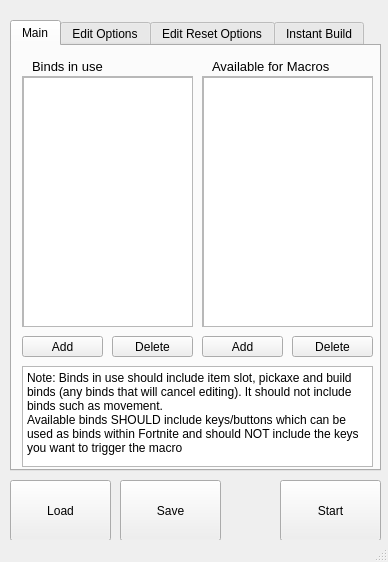
<?xml version="1.0" encoding="UTF-8"?>
<ui version="4.0">
 <class>MainWindow</class>
 <widget class="QMainWindow" name="MainWindow">
  <property name="geometry">
   <rect>
    <x>0</x>
    <y>0</y>
    <width>388</width>
    <height>562</height>
   </rect>
  </property>
  <property name="windowTitle">
   <string>MainWindow</string>
  </property>
  <widget class="QWidget" name="centralwidget">
   <widget class="QPushButton" name="loadButton">
    <property name="geometry">
     <rect>
      <x>10</x>
      <y>480</y>
      <width>101</width>
      <height>61</height>
     </rect>
    </property>
    <property name="text">
     <string>Load</string>
    </property>
   </widget>
   <widget class="QPushButton" name="saveButton">
    <property name="geometry">
     <rect>
      <x>120</x>
      <y>480</y>
      <width>101</width>
      <height>61</height>
     </rect>
    </property>
    <property name="text">
     <string>Save</string>
    </property>
   </widget>
   <widget class="QTabWidget" name="tabWidget">
    <property name="enabled">
     <bool>true</bool>
    </property>
    <property name="geometry">
     <rect>
      <x>10</x>
      <y>20</y>
      <width>371</width>
      <height>451</height>
     </rect>
    </property>
    <property name="currentIndex">
     <number>0</number>
    </property>
    <widget class="QWidget" name="mainTab">
     <attribute name="title">
      <string>Main</string>
     </attribute>
     <widget class="QPushButton" name="addBindInUse">
      <property name="geometry">
       <rect>
        <x>10</x>
        <y>290</y>
        <width>81</width>
        <height>21</height>
       </rect>
      </property>
      <property name="text">
       <string>Add</string>
      </property>
     </widget>
     <widget class="QPushButton" name="deleteItemInUse">
      <property name="geometry">
       <rect>
        <x>100</x>
        <y>290</y>
        <width>81</width>
        <height>21</height>
       </rect>
      </property>
      <property name="text">
       <string>Delete</string>
      </property>
     </widget>
     <widget class="QPushButton" name="addAvailableKeys">
      <property name="geometry">
       <rect>
        <x>190</x>
        <y>290</y>
        <width>81</width>
        <height>21</height>
       </rect>
      </property>
      <property name="text">
       <string>Add</string>
      </property>
     </widget>
     <widget class="QPushButton" name="deleteAvailableKeys">
      <property name="geometry">
       <rect>
        <x>280</x>
        <y>290</y>
        <width>81</width>
        <height>21</height>
       </rect>
      </property>
      <property name="text">
       <string>Delete</string>
      </property>
     </widget>
     <widget class="QScrollArea" name="scrollArea">
      <property name="geometry">
       <rect>
        <x>10</x>
        <y>30</y>
        <width>171</width>
        <height>251</height>
       </rect>
      </property>
      <property name="widgetResizable">
       <bool>true</bool>
      </property>
      <widget class="QWidget" name="scrollAreaWidgetContents">
       <property name="geometry">
        <rect>
         <x>0</x>
         <y>0</y>
         <width>169</width>
         <height>249</height>
        </rect>
       </property>
       <widget class="QColumnView" name="bindsInUseCol">
        <property name="geometry">
         <rect>
          <x>0</x>
          <y>0</y>
          <width>171</width>
          <height>501</height>
         </rect>
        </property>
       </widget>
      </widget>
     </widget>
     <widget class="QScrollArea" name="scrollArea_2">
      <property name="geometry">
       <rect>
        <x>190</x>
        <y>30</y>
        <width>171</width>
        <height>251</height>
       </rect>
      </property>
      <property name="widgetResizable">
       <bool>true</bool>
      </property>
      <widget class="QWidget" name="scrollAreaWidgetContents_2">
       <property name="geometry">
        <rect>
         <x>0</x>
         <y>0</y>
         <width>169</width>
         <height>249</height>
        </rect>
       </property>
       <widget class="QColumnView" name="availKeysCol">
        <property name="geometry">
         <rect>
          <x>0</x>
          <y>0</y>
          <width>171</width>
          <height>501</height>
         </rect>
        </property>
       </widget>
      </widget>
     </widget>
     <widget class="QLabel" name="label_17">
      <property name="geometry">
       <rect>
        <x>20</x>
        <y>10</y>
        <width>71</width>
        <height>21</height>
       </rect>
      </property>
      <property name="font">
       <font>
        <pointsize>10</pointsize>
       </font>
      </property>
      <property name="text">
       <string>Binds in use</string>
      </property>
     </widget>
     <widget class="QLabel" name="label_18">
      <property name="geometry">
       <rect>
        <x>200</x>
        <y>10</y>
        <width>121</width>
        <height>21</height>
       </rect>
      </property>
      <property name="font">
       <font>
        <pointsize>10</pointsize>
       </font>
      </property>
      <property name="text">
       <string>Available for Macros</string>
      </property>
     </widget>
     <widget class="QTextBrowser" name="textBrowser">
      <property name="geometry">
       <rect>
        <x>10</x>
        <y>320</y>
        <width>351</width>
        <height>101</height>
       </rect>
      </property>
      <property name="font">
       <font>
        <pointsize>1</pointsize>
       </font>
      </property>
      <property name="autoFillBackground">
       <bool>false</bool>
      </property>
      <property name="tabChangesFocus">
       <bool>false</bool>
      </property>
      <property name="html">
       <string>&lt;!DOCTYPE HTML PUBLIC &quot;-//W3C//DTD HTML 4.0//EN&quot; &quot;http://www.w3.org/TR/REC-html40/strict.dtd&quot;&gt;
&lt;html&gt;&lt;head&gt;&lt;meta name=&quot;qrichtext&quot; content=&quot;1&quot; /&gt;&lt;style type=&quot;text/css&quot;&gt;
p, li { white-space: pre-wrap; }
&lt;/style&gt;&lt;/head&gt;&lt;body style=&quot; font-family:'MS Shell Dlg 2'; font-size:1pt; font-weight:400; font-style:normal;&quot;&gt;
&lt;p style=&quot; margin-top:0px; margin-bottom:0px; margin-left:0px; margin-right:0px; -qt-block-indent:0; text-indent:0px;&quot;&gt;&lt;span style=&quot; font-size:9pt;&quot;&gt;Note: Binds in use should include item slot, pickaxe and build binds (any binds that will cancel editing). It should not include binds such as movement. &lt;br /&gt;Available binds SHOULD include keys/buttons which can be used as binds within Fortnite and should NOT include the keys you want to trigger the macro&lt;/span&gt;&lt;/p&gt;&lt;/body&gt;&lt;/html&gt;</string>
      </property>
     </widget>
    </widget>
    <widget class="QWidget" name="editTab">
     <attribute name="title">
      <string>Edit Options</string>
     </attribute>
     <widget class="QGroupBox" name="groupBox">
      <property name="geometry">
       <rect>
        <x>10</x>
        <y>10</y>
        <width>171</width>
        <height>361</height>
       </rect>
      </property>
      <property name="title">
       <string>Edit Modes</string>
      </property>
      <widget class="QComboBox" name="editAlias2Combo">
       <property name="enabled">
        <bool>true</bool>
       </property>
       <property name="geometry">
        <rect>
         <x>10</x>
         <y>160</y>
         <width>91</width>
         <height>22</height>
        </rect>
       </property>
       <property name="editable">
        <bool>false</bool>
       </property>
      </widget>
      <widget class="QLabel" name="label">
       <property name="geometry">
        <rect>
         <x>10</x>
         <y>90</y>
         <width>61</width>
         <height>16</height>
        </rect>
       </property>
       <property name="text">
        <string>Edit Alias 1:</string>
       </property>
      </widget>
      <widget class="QLabel" name="label_2">
       <property name="geometry">
        <rect>
         <x>10</x>
         <y>140</y>
         <width>61</width>
         <height>16</height>
        </rect>
       </property>
       <property name="text">
        <string>Edit Alias 2:</string>
       </property>
      </widget>
      <widget class="QLabel" name="label_10">
       <property name="geometry">
        <rect>
         <x>10</x>
         <y>190</y>
         <width>91</width>
         <height>16</height>
        </rect>
       </property>
       <property name="text">
        <string>Edit Trigger:</string>
       </property>
      </widget>
      <widget class="QComboBox" name="editTriggerCombo">
       <property name="enabled">
        <bool>true</bool>
       </property>
       <property name="geometry">
        <rect>
         <x>10</x>
         <y>210</y>
         <width>91</width>
         <height>22</height>
        </rect>
       </property>
      </widget>
      <widget class="QRadioButton" name="holdRadio">
       <property name="geometry">
        <rect>
         <x>10</x>
         <y>20</y>
         <width>81</width>
         <height>17</height>
        </rect>
       </property>
       <property name="text">
        <string>Hold to Edit</string>
       </property>
      </widget>
      <widget class="QRadioButton" name="autoRadio">
       <property name="geometry">
        <rect>
         <x>10</x>
         <y>40</y>
         <width>111</width>
         <height>17</height>
        </rect>
       </property>
       <property name="text">
        <string>Auto Confirm Edit</string>
       </property>
      </widget>
      <widget class="QRadioButton" name="disableRadio">
       <property name="geometry">
        <rect>
         <x>10</x>
         <y>60</y>
         <width>151</width>
         <height>17</height>
        </rect>
       </property>
       <property name="text">
        <string>None (disabe edit modes)</string>
       </property>
      </widget>
      <widget class="QComboBox" name="editAlias1Combo">
       <property name="geometry">
        <rect>
         <x>10</x>
         <y>110</y>
         <width>91</width>
         <height>22</height>
        </rect>
       </property>
      </widget>
     </widget>
     <widget class="QGroupBox" name="groupBox_4">
      <property name="geometry">
       <rect>
        <x>190</x>
        <y>10</y>
        <width>171</width>
        <height>361</height>
       </rect>
      </property>
      <property name="title">
       <string>Other Options</string>
      </property>
      <widget class="QComboBox" name="pickAliasCombo">
       <property name="geometry">
        <rect>
         <x>10</x>
         <y>130</y>
         <width>91</width>
         <height>22</height>
        </rect>
       </property>
      </widget>
      <widget class="QComboBox" name="togglePickAliasCombo">
       <property name="geometry">
        <rect>
         <x>10</x>
         <y>80</y>
         <width>91</width>
         <height>22</height>
        </rect>
       </property>
      </widget>
      <widget class="QLabel" name="label_4">
       <property name="geometry">
        <rect>
         <x>10</x>
         <y>110</y>
         <width>121</width>
         <height>16</height>
        </rect>
       </property>
       <property name="text">
        <string>Pickaxe Alias:</string>
       </property>
      </widget>
      <widget class="QLabel" name="label_3">
       <property name="geometry">
        <rect>
         <x>10</x>
         <y>60</y>
         <width>111</width>
         <height>16</height>
        </rect>
       </property>
       <property name="text">
        <string>Toggle Pickaxe Alias:</string>
       </property>
      </widget>
      <widget class="QCheckBox" name="togglePickCheck">
       <property name="geometry">
        <rect>
         <x>10</x>
         <y>40</y>
         <width>151</width>
         <height>17</height>
        </rect>
       </property>
       <property name="text">
        <string>Toggle Pickaxe After Edit</string>
       </property>
      </widget>
      <widget class="QCheckBox" name="switchPickCheck">
       <property name="geometry">
        <rect>
         <x>10</x>
         <y>20</y>
         <width>161</width>
         <height>17</height>
        </rect>
       </property>
       <property name="text">
        <string>Switch to Pickaxe Before Edit</string>
       </property>
      </widget>
      <widget class="QCheckBox" name="autoSelectCheck">
       <property name="geometry">
        <rect>
         <x>10</x>
         <y>170</y>
         <width>141</width>
         <height>21</height>
        </rect>
       </property>
       <property name="text">
        <string>Auto Select Edit</string>
       </property>
      </widget>
      <widget class="QLabel" name="label_20">
       <property name="geometry">
        <rect>
         <x>20</x>
         <y>190</y>
         <width>141</width>
         <height>61</height>
        </rect>
       </property>
       <property name="text">
        <string>Note: Assumes LMB bound as &quot;Select Edit&quot;. Produces &quot;no click&quot; edits when combined with &quot;Hold to Edit&quot;</string>
       </property>
       <property name="wordWrap">
        <bool>true</bool>
       </property>
      </widget>
     </widget>
    </widget>
    <widget class="QWidget" name="resetTab">
     <attribute name="title">
      <string>Edit Reset Options</string>
     </attribute>
     <widget class="QGroupBox" name="groupBox_3">
      <property name="geometry">
       <rect>
        <x>10</x>
        <y>10</y>
        <width>341</width>
        <height>181</height>
       </rect>
      </property>
      <property name="title">
       <string>Single Tap Edit Reset</string>
      </property>
      <widget class="QCheckBox" name="singleResetCheck">
       <property name="geometry">
        <rect>
         <x>10</x>
         <y>20</y>
         <width>70</width>
         <height>17</height>
        </rect>
       </property>
       <property name="text">
        <string>Enable</string>
       </property>
      </widget>
      <widget class="QComboBox" name="resetTrigger">
       <property name="geometry">
        <rect>
         <x>10</x>
         <y>70</y>
         <width>91</width>
         <height>22</height>
        </rect>
       </property>
      </widget>
      <widget class="QComboBox" name="resetAlias">
       <property name="geometry">
        <rect>
         <x>160</x>
         <y>70</y>
         <width>91</width>
         <height>22</height>
        </rect>
       </property>
      </widget>
      <widget class="QLabel" name="label_15">
       <property name="geometry">
        <rect>
         <x>10</x>
         <y>50</y>
         <width>101</width>
         <height>16</height>
        </rect>
       </property>
       <property name="text">
        <string>Reset Edit Trigger:</string>
       </property>
      </widget>
      <widget class="QLabel" name="label_16">
       <property name="geometry">
        <rect>
         <x>160</x>
         <y>50</y>
         <width>51</width>
         <height>16</height>
        </rect>
       </property>
       <property name="text">
        <string>Edit Alias:</string>
       </property>
      </widget>
      <widget class="QLabel" name="label_19">
       <property name="geometry">
        <rect>
         <x>160</x>
         <y>100</y>
         <width>171</width>
         <height>51</height>
        </rect>
       </property>
       <property name="text">
        <string>Note: If using any edit options, this alias should be the same as one of the alias' in the &quot;Edit Options&quot; tab.</string>
       </property>
       <property name="wordWrap">
        <bool>true</bool>
       </property>
      </widget>
     </widget>
    </widget>
    <widget class="QWidget" name="buildTab">
     <attribute name="title">
      <string>Instant Build</string>
     </attribute>
     <widget class="QGroupBox" name="groupBox_2">
      <property name="geometry">
       <rect>
        <x>10</x>
        <y>10</y>
        <width>341</width>
        <height>271</height>
       </rect>
      </property>
      <property name="title">
       <string>Instant Build</string>
      </property>
      <widget class="QCheckBox" name="instantBuildCheck">
       <property name="geometry">
        <rect>
         <x>10</x>
         <y>20</y>
         <width>70</width>
         <height>17</height>
        </rect>
       </property>
       <property name="text">
        <string>Enable</string>
       </property>
      </widget>
      <widget class="QLabel" name="label_9">
       <property name="geometry">
        <rect>
         <x>10</x>
         <y>190</y>
         <width>91</width>
         <height>16</height>
        </rect>
       </property>
       <property name="text">
        <string>Place Build Alias: </string>
       </property>
      </widget>
      <widget class="QComboBox" name="placeBuildAliasCombo">
       <property name="geometry">
        <rect>
         <x>100</x>
         <y>190</y>
         <width>91</width>
         <height>22</height>
        </rect>
       </property>
      </widget>
      <widget class="QLabel" name="label_21">
       <property name="geometry">
        <rect>
         <x>10</x>
         <y>40</y>
         <width>71</width>
         <height>21</height>
        </rect>
       </property>
       <property name="font">
        <font>
         <weight>75</weight>
         <bold>true</bold>
        </font>
       </property>
       <property name="text">
        <string>Trigger: </string>
       </property>
      </widget>
      <widget class="QLabel" name="label_22">
       <property name="geometry">
        <rect>
         <x>30</x>
         <y>70</y>
         <width>51</width>
         <height>16</height>
        </rect>
       </property>
       <property name="text">
        <string>Wall</string>
       </property>
      </widget>
      <widget class="QLabel" name="label_23">
       <property name="geometry">
        <rect>
         <x>30</x>
         <y>100</y>
         <width>51</width>
         <height>16</height>
        </rect>
       </property>
       <property name="text">
        <string>Floor</string>
       </property>
      </widget>
      <widget class="QLabel" name="label_24">
       <property name="geometry">
        <rect>
         <x>30</x>
         <y>130</y>
         <width>47</width>
         <height>13</height>
        </rect>
       </property>
       <property name="text">
        <string>Stair</string>
       </property>
      </widget>
      <widget class="QComboBox" name="wallTriggerCombo">
       <property name="geometry">
        <rect>
         <x>60</x>
         <y>70</y>
         <width>91</width>
         <height>22</height>
        </rect>
       </property>
      </widget>
      <widget class="QComboBox" name="roofTriggerCombo">
       <property name="geometry">
        <rect>
         <x>60</x>
         <y>160</y>
         <width>91</width>
         <height>22</height>
        </rect>
       </property>
      </widget>
      <widget class="QLabel" name="label_25">
       <property name="geometry">
        <rect>
         <x>30</x>
         <y>160</y>
         <width>51</width>
         <height>16</height>
        </rect>
       </property>
       <property name="text">
        <string>Roof</string>
       </property>
      </widget>
      <widget class="QComboBox" name="floorTriggerCombo">
       <property name="geometry">
        <rect>
         <x>60</x>
         <y>100</y>
         <width>91</width>
         <height>22</height>
        </rect>
       </property>
      </widget>
      <widget class="QComboBox" name="stairTriggerCombo">
       <property name="geometry">
        <rect>
         <x>60</x>
         <y>130</y>
         <width>91</width>
         <height>22</height>
        </rect>
       </property>
      </widget>
      <widget class="QLabel" name="label_26">
       <property name="geometry">
        <rect>
         <x>170</x>
         <y>40</y>
         <width>71</width>
         <height>21</height>
        </rect>
       </property>
       <property name="font">
        <font>
         <weight>75</weight>
         <bold>true</bold>
        </font>
       </property>
       <property name="text">
        <string>Alias:</string>
       </property>
      </widget>
      <widget class="QLabel" name="label_7">
       <property name="geometry">
        <rect>
         <x>190</x>
         <y>70</y>
         <width>51</width>
         <height>16</height>
        </rect>
       </property>
       <property name="text">
        <string>Wall</string>
       </property>
      </widget>
      <widget class="QComboBox" name="stairAliasCombo">
       <property name="geometry">
        <rect>
         <x>220</x>
         <y>130</y>
         <width>91</width>
         <height>22</height>
        </rect>
       </property>
      </widget>
      <widget class="QComboBox" name="floorAliasCombo">
       <property name="geometry">
        <rect>
         <x>220</x>
         <y>100</y>
         <width>91</width>
         <height>22</height>
        </rect>
       </property>
      </widget>
      <widget class="QComboBox" name="wallAliasCombo">
       <property name="geometry">
        <rect>
         <x>220</x>
         <y>70</y>
         <width>91</width>
         <height>22</height>
        </rect>
       </property>
      </widget>
      <widget class="QComboBox" name="roofAliasCombo">
       <property name="geometry">
        <rect>
         <x>220</x>
         <y>160</y>
         <width>91</width>
         <height>22</height>
        </rect>
       </property>
      </widget>
      <widget class="QLabel" name="label_11">
       <property name="geometry">
        <rect>
         <x>190</x>
         <y>100</y>
         <width>51</width>
         <height>16</height>
        </rect>
       </property>
       <property name="text">
        <string>Floor</string>
       </property>
      </widget>
      <widget class="QLabel" name="label_13">
       <property name="geometry">
        <rect>
         <x>190</x>
         <y>130</y>
         <width>51</width>
         <height>16</height>
        </rect>
       </property>
       <property name="text">
        <string>Stair</string>
       </property>
      </widget>
      <widget class="QLabel" name="label_27">
       <property name="geometry">
        <rect>
         <x>190</x>
         <y>160</y>
         <width>31</width>
         <height>16</height>
        </rect>
       </property>
       <property name="text">
        <string>Roof</string>
       </property>
      </widget>
      <widget class="QLabel" name="label_5">
       <property name="geometry">
        <rect>
         <x>20</x>
         <y>220</y>
         <width>171</width>
         <height>51</height>
        </rect>
       </property>
       <property name="text">
        <string>Note: Not recommended to use LMB as a &quot;place build&quot; bind if using instant building.</string>
       </property>
       <property name="wordWrap">
        <bool>true</bool>
       </property>
      </widget>
     </widget>
    </widget>
   </widget>
   <widget class="QPushButton" name="startStopButton">
    <property name="geometry">
     <rect>
      <x>280</x>
      <y>480</y>
      <width>101</width>
      <height>61</height>
     </rect>
    </property>
    <property name="text">
     <string>Start</string>
    </property>
   </widget>
  </widget>
  <widget class="QStatusBar" name="statusbar"/>
 </widget>
 <resources/>
 <connections/>
</ui>
